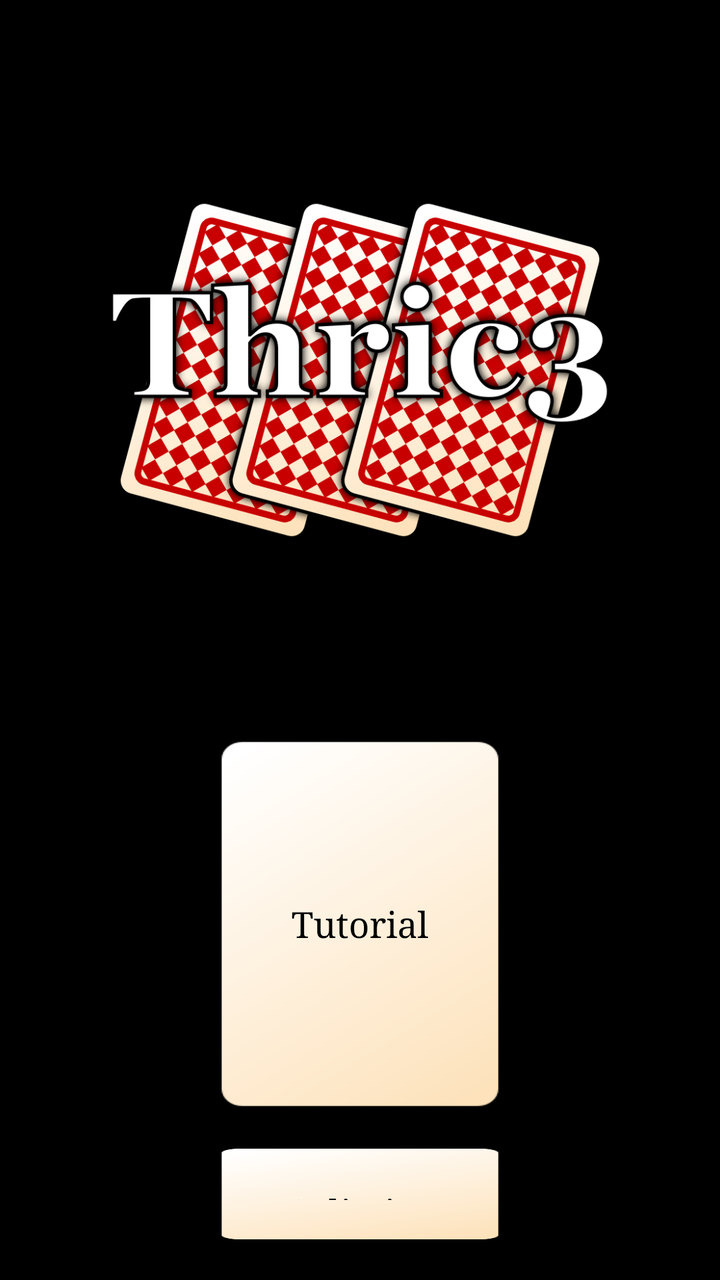
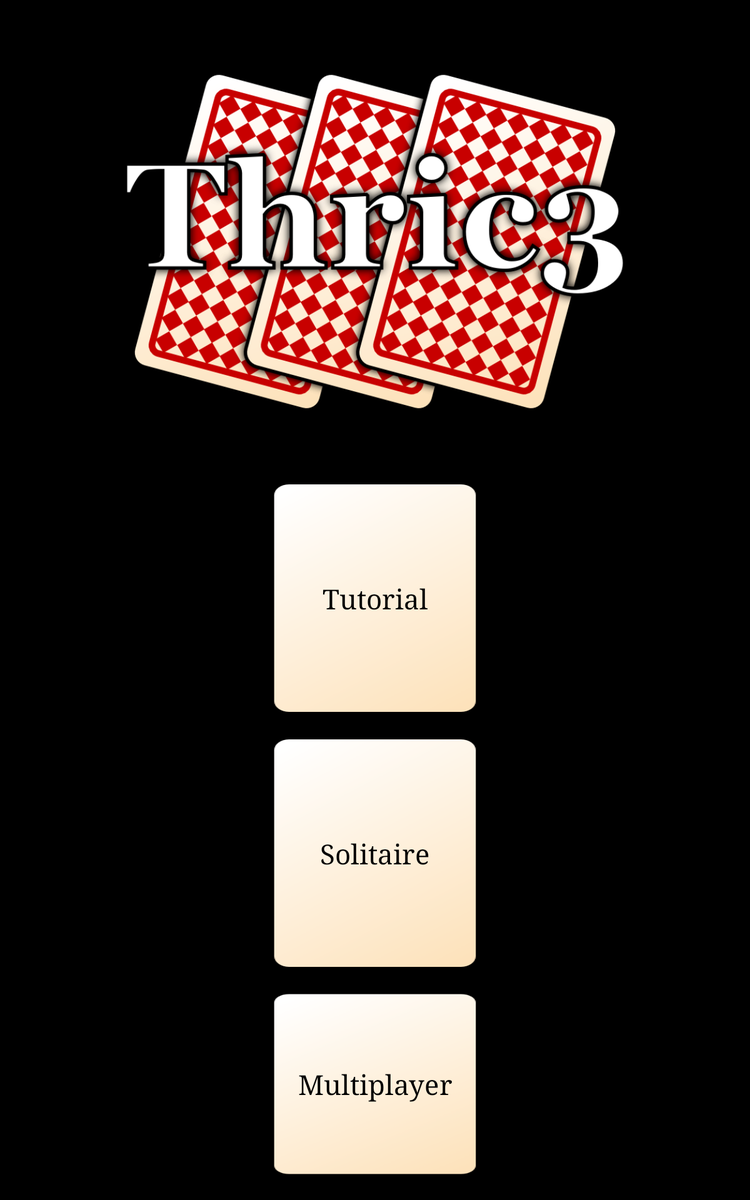

First picture: res/layout/ on a phone held upright. Second picture: the repository's own variant of that layout, on a device whose configuration matches the variant's folder. Source for both follows.
<!-- AndroidManifest.xml: activity theme android:Theme.Holo.NoActionBar -->
<!-- res/layout/main.xml -->
<?xml version="1.0" encoding="utf-8"?>
<LinearLayout xmlns:android="http://schemas.android.com/apk/res/android"
    android:orientation="vertical"
    android:layout_width="fill_parent"
    android:layout_height="fill_parent"
    android:background="@drawable/background"
    >
    <ImageView
        android:layout_width="fill_parent"
        android:layout_height="0dp"
        android:src="@drawable/logo"
        android:layout_weight="1"
        android:layout_margin="50dp"
        />
    <LinearLayout
        android:orientation="vertical"
        android:layout_width="wrap_content"
        android:layout_height="0dp"
        android:layout_weight="1"
        android:layout_gravity="center"
        android:gravity="center"
        >
        <Button
            android:onClick="onButtonTutorial"
            android:layout_width="fill_parent"
            android:layout_height="wrap_content"
            android:text="@string/button_tutorial"
            android:textColor="#ff000000"
            android:fontFamily="serif"
            android:layout_margin="10dp"
            android:padding="20dp"
            android:background="@drawable/card_front"
            />
        <Button
            android:onClick="onButtonSolitaire"
            android:layout_width="fill_parent"
            android:layout_height="wrap_content"
            android:text="@string/button_solitaire"
            android:textColor="#ff000000"
            android:fontFamily="serif"
            android:layout_margin="10dp"
            android:padding="20dp"
            android:background="@drawable/card_front"
            />
        <Button
            android:onClick="onButtonMultiplayer"
            android:layout_width="fill_parent"
            android:layout_height="wrap_content"
            android:text="@string/button_multiplayer"
            android:textColor="#ff000000"
            android:fontFamily="serif"
            android:layout_margin="10dp"
            android:padding="20dp"
            android:background="@drawable/card_front"
            />

    </LinearLayout>
</LinearLayout>
<!-- resources referenced by this layout -->
<resources>
  <!-- drawable card_front (drawable-hdpi) -->
  <?xml version="1.0" encoding="utf-8"?>
  <selector xmlns:android="http://schemas.android.com/apk/res/android">
      <item android:state_pressed="true"
            android:drawable="@drawable/card_front_pressed" />
      <item android:drawable="@drawable/card_front_normal" />
  </selector>
  <!-- drawable logo: png bitmap (drawable-hdpi, 185992 bytes) -->
  <string name="button_multiplayer">Multiplayer</string>
  <string name="button_solitaire">Solitaire</string>
  <string name="button_tutorial">Tutorial</string>
  <!-- drawable card_front_pressed: png bitmap (drawable, 746 bytes) -->
  <!-- drawable card_front_normal: png bitmap (drawable-hdpi, 759 bytes) -->
</resources>
<!-- res/layout-sw600dp/main.xml (the author's variant of the layout above) -->
<!-- drawn on a 7-inch tablet held upright -->
<?xml version="1.0" encoding="utf-8"?>
<LinearLayout xmlns:android="http://schemas.android.com/apk/res/android"
    android:orientation="vertical"
    android:layout_width="fill_parent"
    android:layout_height="fill_parent"
    android:background="@drawable/background_table"
    >
    <ImageView
        android:layout_width="fill_parent"
        android:layout_height="0dp"
        android:src="@drawable/logo"
        android:layout_weight="1"
        android:layout_margin="50dp"
        />
    <LinearLayout
        android:orientation="vertical"
        android:layout_width="wrap_content"
        android:layout_height="0dp"
        android:layout_weight="2"
        android:layout_gravity="center"
        android:gravity="center"
        >
        <Button
            style="@style/textDarkLarge"
            android:onClick="onButtonTutorial"
            android:layout_width="fill_parent"
            android:layout_height="wrap_content"
            android:text="@string/button_tutorial"
            android:layout_margin="10dp"
            android:padding="20dp"
            android:background="@drawable/card_front"
            />
        <Button
            style="@style/textDarkLarge"
            android:onClick="onButtonSolitaire"
            android:layout_width="fill_parent"
            android:layout_height="wrap_content"
            android:text="@string/button_solitaire"
            android:layout_margin="10dp"
            android:padding="20dp"
            android:background="@drawable/card_front"
            />
        <Button
            style="@style/textDarkLarge"
            android:onClick="onButtonMultiplayer"
            android:layout_width="fill_parent"
            android:layout_height="wrap_content"
            android:text="@string/button_multiplayer"
            android:layout_margin="10dp"
            android:padding="20dp"
            android:background="@drawable/card_front"
            />
        <Button
            style="@style/textDarkLarge"
            android:onClick="onButtonHelp"
            android:layout_width="fill_parent"
            android:layout_height="wrap_content"
            android:text="@string/button_help"
            android:layout_margin="10dp"
            android:padding="20dp"
            android:background="@drawable/card_front"
            />

    </LinearLayout>
</LinearLayout>
<!-- resources referenced by the variant -->
<!-- as a 7-inch tablet held upright resolves them -->
<resources>
  <!-- drawable background_table (drawable-hdpi) -->
  <?xml version="1.0" encoding="utf-8"?>
  <bitmap xmlns:android="http://schemas.android.com/apk/res/android"
      android:src="@drawable/bg_tile_table"
      android:tileMode="repeat" />
  <!-- drawable card_front (drawable-hdpi) -->
  <?xml version="1.0" encoding="utf-8"?>
  <selector xmlns:android="http://schemas.android.com/apk/res/android">
      <item android:state_pressed="true"
            android:drawable="@drawable/card_front_pressed" />
      <item android:drawable="@drawable/card_front_normal" />
  </selector>
  <!-- drawable logo: png bitmap (drawable-hdpi, 185992 bytes) -->
  <string name="button_help">Help</string>
  <string name="button_multiplayer">Multiplayer</string>
  <string name="button_solitaire">Solitaire</string>
  <string name="button_tutorial">Tutorial</string>
  <!-- from res/values-sw600dp/ -->
  <style name="textDarkLarge" parent="@android:style/TextAppearance.Large">
          <item name="android:textColor">#000000</item>
          <item name="android:typeface">serif</item>
          <item name="android:gravity">center</item>
      </style>
  <!-- drawable card_front_pressed: png bitmap (drawable, 746 bytes) -->
  <!-- drawable card_front_normal: png bitmap (drawable-hdpi, 759 bytes) -->
</resources>
